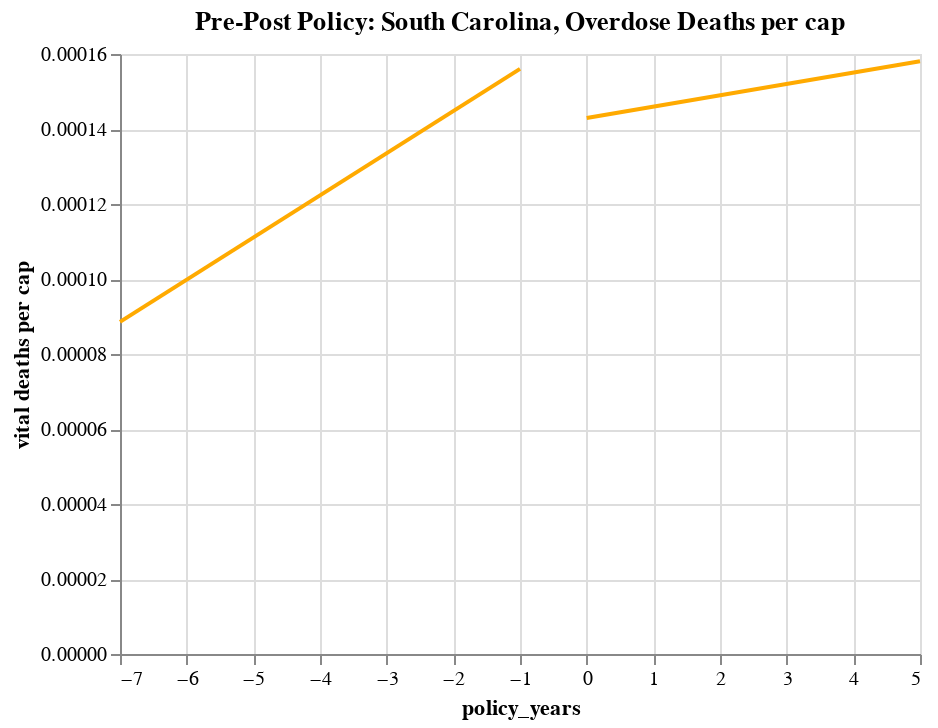

Notebook cell for this chart:
### Code cell
# South Carolina deaths pre/post plot

before=alt.Chart(sc_death_before,title="Pre-Post Policy: South Carolina, Overdose Deaths per cap").encode(x="policy_years", y="vital deaths per cap")
before_line=before.transform_regression("policy_years","vital deaths per cap").mark_line(color="#FFAA00") 
after=alt.Chart(sc_death_after).encode(x="policy_years", y="vital deaths per cap")
after_line=after.transform_regression("policy_years","vital deaths per cap").mark_line(color="#FFAA00")
sc_chart_death=before_line+after_line
sc_chart_death

### Figure 1 — Vega-Lite specification as saved in the notebook (floating-point values rounded to 4 significant figures)
{"config": {"view": {"continuousWidth": 400, "continuousHeight": 300}}, "layer": [{"data": {"name": "data-70672eb029b97066f2c4a066cf59674a"}, "mark": {"type": "line", "color": "#FFAA00"}, "encoding": {"x": {"type": "quantitative", "field": "policy_years"}, "y": {"type": "quantitative", "field": "vital deaths per cap"}}, "title": "Pre-Post Policy: South Carolina, Overdose Deaths per cap", "transform": [{"on": "policy_years", "regression": "vital deaths per cap"}]}, {"data": {"name": "data-23eb90eadfa8725c5b3e8af0a71aeabe"}, "mark": {"type": "line", "color": "#FFAA00"}, "encoding": {"x": {"type": "quantitative", "field": "policy_years"}, "y": {"type": "quantitative", "field": "vital deaths per cap"}}, "transform": [{"on": "policy_years", "regression": "vital deaths per cap"}]}], "$schema": "https://vega.github.io/schema/vega-lite/v4.8.1.json", "datasets": {"data-70672eb029b97066f2c4a066cf59674a": [{"STNAME": "South Carolina", "CTYNAME": "Aiken County", "fips": "45003", "Year": 2003, "Deaths": 10, "vital deaths per cap": 6.812e-05, "treatment": 0, "policy_years": -7}, {"STNAME": "South Carolina", "CTYNAME": "Aiken County", "fips": "45003", "Year": 2004, "Deaths": 16, "vital deaths per cap": 0.0001076, "treatment": 0, "policy_years": -6}, {"STNAME": "South Carolina", "CTYNAME": "Aiken County", "fips": "45003", "Year": 2005, "Deaths": 13, "vital deaths per cap": 8.658e-05, "treatment": 0, "policy_years": -5}, {"STNAME": "South Carolina", "CTYNAME": "Aiken County", "fips": "45003", "Year": 2006, "Deaths": 25, "vital deaths per cap": 0.0001639, "treatment": 0, "policy_years": -4}, {"STNAME": "South Carolina", "CTYNAME": "Aiken County", "fips": "45003", "Year": 2007, "Deaths": 19, "vital deaths per cap": 0.0001227, "treatment": 0, "policy_years": -3}, {"STNAME": "South Carolina", "CTYNAME": "Aiken County", "fips": "45003", "Year": 2008, "Deaths": 18, "vital deaths per cap": 0.0001147, "treatment": 0, "policy_years": -2}, {"STNAME": "South Carolina", "CTYNAME": "Aiken County", "fips": "45003", "Year": 2009, "Deaths": 21, "vital deaths per cap": 0.0001325, "treatment": 0, "policy_years": -1}, {"STNAME": "South Carolina", "CTYNAME": "Anderson County", "fips": "45007", "Year": 2003, "Deaths": 12, "vital deaths per cap": 6.982e-05, "treatment": 0, "policy_years": -7}, {"STNAME": "South Carolina", "CTYNAME": "Anderson County", "fips": "45007", "Year": 2004, "Deaths": 18, "vital deaths per cap": 0.0001037, "treatment": 0, "policy_years": -6}, {"STNAME": "South Carolina", "CTYNAME": "Anderson County", "fips": "45007", "Year": 2005, "Deaths": 19, "vital deaths per cap": 0.0001083, "treatment": 0, "policy_years": -5}, {"STNAME": "South Carolina", "CTYNAME": "Anderson County", "fips": "45007", "Year": 2006, "Deaths": 18, "vital deaths per cap": 0.0001008, "treatment": 0, "policy_years": -4}, {"STNAME": "South Carolina", "CTYNAME": "Anderson County", "fips": "45007", "Year": 2007, "Deaths": 25, "vital deaths per cap": 0.0001377, "treatment": 0, "policy_years": -3}, {"STNAME": "South Carolina", "CTYNAME": "Anderson County", "fips": "45007", "Year": 2008, "Deaths": 29, "vital deaths per cap": 0.0001572, "treatment": 0, "policy_years": -2}, {"STNAME": "South Carolina", "CTYNAME": "Anderson County", "fips": "45007", "Year": 2009, "Deaths": 41, "vital deaths per cap": 0.0002198, "treatment": 0, "policy_years": -1}, {"STNAME": "South Carolina", "CTYNAME": "Berkeley County", "fips": "45015", "Year": 2004, "Deaths": 10, "vital deaths per cap": 6.588e-05, "treatment": 0, "policy_years": -6}, {"STNAME": "South Carolina", "CTYNAME": "Berkeley County", "fips": "45015", "Year": 2005, "Deaths": 13, "vital deaths per cap": 8.47e-05, "treatment": 0, "policy_years": -5}, {"STNAME": "South Carolina", "CTYNAME": "Berkeley County", "fips": "45015", "Year": 2006, "Deaths": 12, "vital deaths per cap": 7.523e-05, "treatment": 0, "policy_years": -4}, {"STNAME": "South Carolina", "CTYNAME": "Berkeley County", "fips": "45015", "Year": 2007, "Deaths": 11, "vital deaths per cap": 6.67e-05, "treatment": 0, "policy_years": -3}, {"STNAME": "South Carolina", "CTYNAME": "Berkeley County", "fips": "45015", "Year": 2008, "Deaths": 15, "vital deaths per cap": 8.767e-05, "treatment": 0, "policy_years": -2}, {"STNAME": "South Carolina", "CTYNAME": "Berkeley County", "fips": "45015", "Year": 2009, "Deaths": 11, "vital deaths per cap": 6.282e-05, "treatment": 0, "policy_years": -1}, {"STNAME": "South Carolina", "CTYNAME": "Charleston County", "fips": "45019", "Year": 2003, "Deaths": 16, "vital deaths per cap": 4.981e-05, "treatment": 0, "policy_years": -7}, {"STNAME": "South Carolina", "CTYNAME": "Charleston County", "fips": "45019", "Year": 2004, "Deaths": 28, "vital deaths per cap": 8.534e-05, "treatment": 0, "policy_years": -6}, {"STNAME": "South Carolina", "CTYNAME": "Charleston County", "fips": "45019", "Year": 2005, "Deaths": 24, "vital deaths per cap": 7.238e-05, "treatment": 0, "policy_years": -5}, {"STNAME": "South Carolina", "CTYNAME": "Charleston County", "fips": "45019", "Year": 2006, "Deaths": 27, "vital deaths per cap": 8.064e-05, "treatment": 0, "policy_years": -4}, {"STNAME": "South Carolina", "CTYNAME": "Charleston County", "fips": "45019", "Year": 2007, "Deaths": 44, "vital deaths per cap": 0.0001305, "treatment": 0, "policy_years": -3}, {"STNAME": "South Carolina", "CTYNAME": "Charleston County", "fips": "45019", "Year": 2008, "Deaths": 41, "vital deaths per cap": 0.0001199, "treatment": 0, "policy_years": -2}, {"STNAME": "South Carolina", "CTYNAME": "Charleston County", "fips": "45019", "Year": 2009, "Deaths": 39, "vital deaths per cap": 0.0001125, "treatment": 0, "policy_years": -1}, {"STNAME": "South Carolina", "CTYNAME": "Dorchester County", "fips": "45035", "Year": 2008, "Deaths": 14, "vital deaths per cap": 0.0001072, "treatment": 0, "policy_years": -2}, {"STNAME": "South Carolina", "CTYNAME": "Florence County", "fips": "45041", "Year": 2006, "Deaths": 16, "vital deaths per cap": 0.0001208, "treatment": 0, "policy_years": -4}, {"STNAME": "South Carolina", "CTYNAME": "Georgetown County", "fips": "45043", "Year": 2007, "Deaths": 14, "vital deaths per cap": 0.0002323, "treatment": 0, "policy_years": -3}, {"STNAME": "South Carolina", "CTYNAME": "Greenville County", "fips": "45045", "Year": 2003, "Deaths": 32, "vital deaths per cap": 8.117e-05, "treatment": 0, "policy_years": -7}, {"STNAME": "South Carolina", "CTYNAME": "Greenville County", "fips": "45045", "Year": 2004, "Deaths": 28, "vital deaths per cap": 7.012e-05, "treatment": 0, "policy_years": -6}, {"STNAME": "South Carolina", "CTYNAME": "Greenville County", "fips": "45045", "Year": 2005, "Deaths": 63, "vital deaths per cap": 0.0001553, "treatment": 0, "policy_years": -5}, {"STNAME": "South Carolina", "CTYNAME": "Greenville County", "fips": "45045", "Year": 2006, "Deaths": 75, "vital deaths per cap": 0.0001803, "treatment": 0, "policy_years": -4}, {"STNAME": "South Carolina", "CTYNAME": "Greenville County", "fips": "45045", "Year": 2007, "Deaths": 79, "vital deaths per cap": 0.0001846, "treatment": 0, "policy_years": -3}, {"STNAME": "South Carolina", "CTYNAME": "Greenville County", "fips": "45045", "Year": 2008, "Deaths": 79, "vital deaths per cap": 0.0001801, "treatment": 0, "policy_years": -2}, {"STNAME": "South Carolina", "CTYNAME": "Greenville County", "fips": "45045", "Year": 2009, "Deaths": 70, "vital deaths per cap": 0.0001567, "treatment": 0, "policy_years": -1}, {"STNAME": "South Carolina", "CTYNAME": "Greenwood County", "fips": "45047", "Year": 2008, "Deaths": 10, "vital deaths per cap": 0.0001452, "treatment": 0, "policy_years": -2}, {"STNAME": "South Carolina", "CTYNAME": "Horry County", "fips": "45051", "Year": 2003, "Deaths": 36, "vital deaths per cap": 0.00017, "treatment": 0, "policy_years": -7}, {"STNAME": "South Carolina", "CTYNAME": "Horry County", "fips": "45051", "Year": 2004, "Deaths": 27, "vital deaths per cap": 0.0001232, "treatment": 0, "policy_years": -6}, {"STNAME": "South Carolina", "CTYNAME": "Horry County", "fips": "45051", "Year": 2005, "Deaths": 28, "vital deaths per cap": 0.0001218, "treatment": 0, "policy_years": -5}, {"STNAME": "South Carolina", "CTYNAME": "Horry County", "fips": "45051", "Year": 2006, "Deaths": 33, "vital deaths per cap": 0.0001363, "treatment": 0, "policy_years": -4}, {"STNAME": "South Carolina", "CTYNAME": "Horry County", "fips": "45051", "Year": 2007, "Deaths": 29, "vital deaths per cap": 0.0001149, "treatment": 0, "policy_years": -3}, {"STNAME": "South Carolina", "CTYNAME": "Horry County", "fips": "45051", "Year": 2008, "Deaths": 35, "vital deaths per cap": 0.0001343, "treatment": 0, "policy_years": -2}, {"STNAME": "South Carolina", "CTYNAME": "Horry County", "fips": "45051", "Year": 2009, "Deaths": 37, "vital deaths per cap": 0.0001393, "treatment": 0, "policy_years": -1}, {"STNAME": "South Carolina", "CTYNAME": "Laurens County", "fips": "45059", "Year": 2005, "Deaths": 13, "vital deaths per cap": 0.0001922, "treatment": 0, "policy_years": -5}, {"STNAME": "South Carolina", "CTYNAME": "Laurens County", "fips": "45059", "Year": 2008, "Deaths": 13, "vital deaths per cap": 0.0001935, "treatment": 0, "policy_years": -2}, {"STNAME": "South Carolina", "CTYNAME": "Lexington County", "fips": "45063", "Year": 2003, "Deaths": 12, "vital deaths per cap": 5.289e-05, "treatment": 0, "policy_years": -7}, {"STNAME": "South Carolina", "CTYNAME": "Lexington County", "fips": "45063", "Year": 2004, "Deaths": 10, "vital deaths per cap": 4.332e-05, "treatment": 0, "policy_years": -6}, {"STNAME": "South Carolina", "CTYNAME": "Lexington County", "fips": "45063", "Year": 2005, "Deaths": 15, "vital deaths per cap": 6.378e-05, "treatment": 0, "policy_years": -5}, {"STNAME": "South Carolina", "CTYNAME": "Lexington County", "fips": "45063", "Year": 2006, "Deaths": 29, "vital deaths per cap": 0.0001202, "treatment": 0, "policy_years": -4}, {"STNAME": "South Carolina", "CTYNAME": "Lexington County", "fips": "45063", "Year": 2007, "Deaths": 26, "vital deaths per cap": 0.0001055, "treatment": 0, "policy_years": -3}, {"STNAME": "South Carolina", "CTYNAME": "Lexington County", "fips": "45063", "Year": 2008, "Deaths": 15, "vital deaths per cap": 5.935e-05, "treatment": 0, "policy_years": -2}, {"STNAME": "South Carolina", "CTYNAME": "Lexington County", "fips": "45063", "Year": 2009, "Deaths": 22, "vital deaths per cap": 8.495e-05, "treatment": 0, "policy_years": -1}, {"STNAME": "South Carolina", "CTYNAME": "Oconee County", "fips": "45073", "Year": 2004, "Deaths": 10, "vital deaths per cap": 0.0001436, "treatment": 0, "policy_years": -6}, {"STNAME": "South Carolina", "CTYNAME": "Oconee County", "fips": "45073", "Year": 2005, "Deaths": 11, "vital deaths per cap": 0.0001558, "treatment": 0, "policy_years": -5}, {"STNAME": "South Carolina", "CTYNAME": "Oconee County", "fips": "45073", "Year": 2006, "Deaths": 14, "vital deaths per cap": 0.0001958, "treatment": 0, "policy_years": -4}, {"STNAME": "South Carolina", "CTYNAME": "Oconee County", "fips": "45073", "Year": 2007, "Deaths": 17, "vital deaths per cap": 0.0002348, "treatment": 0, "policy_years": -3}, {"STNAME": "South Carolina", "CTYNAME": "Oconee County", "fips": "45073", "Year": 2008, "Deaths": 20, "vital deaths per cap": 0.0002736, "treatment": 0, "policy_years": -2}, {"STNAME": "South Carolina", "CTYNAME": "Oconee County", "fips": "45073", "Year": 2009, "Deaths": 15, "vital deaths per cap": 0.0002032, "treatment": 0, "policy_years": -1}, {"STNAME": "South Carolina", "CTYNAME": "Pickens County", "fips": "45077", "Year": 2004, "Deaths": 15, "vital deaths per cap": 0.0001321, "treatment": 0, "policy_years": -6}, {"STNAME": "South Carolina", "CTYNAME": "Pickens County", "fips": "45077", "Year": 2005, "Deaths": 17, "vital deaths per cap": 0.0001487, "treatment": 0, "policy_years": -5}, {"STNAME": "South Carolina", "CTYNAME": "Pickens County", "fips": "45077", "Year": 2006, "Deaths": 25, "vital deaths per cap": 0.0002163, "treatment": 0, "policy_years": -4}, {"STNAME": "South Carolina", "CTYNAME": "Pickens County", "fips": "45077", "Year": 2007, "Deaths": 18, "vital deaths per cap": 0.0001541, "treatment": 0, "policy_years": -3}, {"STNAME": "South Carolina", "CTYNAME": "Pickens County", "fips": "45077", "Year": 2008, "Deaths": 16, "vital deaths per cap": 0.0001352, "treatment": 0, "policy_years": -2}, {"STNAME": "South Carolina", "CTYNAME": "Pickens County", "fips": "45077", "Year": 2009, "Deaths": 30, "vital deaths per cap": 0.0002517, "treatment": 0, "policy_years": -1}, {"STNAME": "South Carolina", "CTYNAME": "Richland County", "fips": "45079", "Year": 2003, "Deaths": 26, "vital deaths per cap": 7.732e-05, "treatment": 0, "policy_years": -7}, {"STNAME": "South Carolina", "CTYNAME": "Richland County", "fips": "45079", "Year": 2004, "Deaths": 14, "vital deaths per cap": 4.049e-05, "treatment": 0, "policy_years": -6}, {"STNAME": "South Carolina", "CTYNAME": "Richland County", "fips": "45079", "Year": 2005, "Deaths": 24, "vital deaths per cap": 6.877e-05, "treatment": 0, "policy_years": -5}, {"STNAME": "South Carolina", "CTYNAME": "Richland County", "fips": "45079", "Year": 2006, "Deaths": 38, "vital deaths per cap": 0.0001064, "treatment": 0, "policy_years": -4}, {"STNAME": "South Carolina", "CTYNAME": "Richland County", "fips": "45079", "Year": 2007, "Deaths": 20, "vital deaths per cap": 5.463e-05, "treatment": 0, "policy_years": -3}, {"STNAME": "South Carolina", "CTYNAME": "Richland County", "fips": "45079", "Year": 2008, "Deaths": 27, "vital deaths per cap": 7.223e-05, "treatment": 0, "policy_years": -2}, {"STNAME": "South Carolina", "CTYNAME": "Richland County", "fips": "45079", "Year": 2009, "Deaths": 30, "vital deaths per cap": 7.89e-05, "treatment": 0, "policy_years": -1}, {"STNAME": "South Carolina", "CTYNAME": "Spartanburg County", "fips": "45083", "Year": 2003, "Deaths": 21, "vital deaths per cap": 8.07e-05, "treatment": 0, "policy_years": -7}, {"STNAME": "South Carolina", "CTYNAME": "Spartanburg County", "fips": "45083", "Year": 2004, "Deaths": 38, "vital deaths per cap": 0.0001451, "treatment": 0, "policy_years": -6}, {"STNAME": "South Carolina", "CTYNAME": "Spartanburg County", "fips": "45083", "Year": 2005, "Deaths": 44, "vital deaths per cap": 0.0001664, "treatment": 0, "policy_years": -5}, {"STNAME": "South Carolina", "CTYNAME": "Spartanburg County", "fips": "45083", "Year": 2006, "Deaths": 55, "vital deaths per cap": 0.0002045, "treatment": 0, "policy_years": -4}, {"STNAME": "South Carolina", "CTYNAME": "Spartanburg County", "fips": "45083", "Year": 2007, "Deaths": 35, "vital deaths per cap": 0.0001276, "treatment": 0, "policy_years": -3}, {"STNAME": "South Carolina", "CTYNAME": "Spartanburg County", "fips": "45083", "Year": 2008, "Deaths": 61, "vital deaths per cap": 0.0002181, "treatment": 0, "policy_years": -2}, {"STNAME": "South Carolina", "CTYNAME": "Spartanburg County", "fips": "45083", "Year": 2009, "Deaths": 69, "vital deaths per cap": 0.0002435, "treatment": 0, "policy_years": -1}, {"STNAME": "South Carolina", "CTYNAME": "York County", "fips": "45091", "Year": 2003, "Deaths": 10, "vital deaths per cap": 5.645e-05, "treatment": 0, "policy_years": -7}, {"STNAME": "South Carolina", "CTYNAME": "York County", "fips": "45091", "Year": 2004, "Deaths": 11, "vital deaths per cap": 6.049e-05, "treatment": 0, "policy_years": -6}, {"STNAME": "South Carolina", "CTYNAME": "York County", "fips": "45091", "Year": 2005, "Deaths": 23, "vital deaths per cap": 0.0001223, "treatment": 0, "policy_years": -5}, {"STNAME": "South Carolina", "CTYNAME": "York County", "fips": "45091", "Year": 2006, "Deaths": 15, "vital deaths per cap": 7.58e-05, "treatment": 0, "policy_years": -4}, {"STNAME": "South Carolina", "CTYNAME": "York County", "fips": "45091", "Year": 2007, "Deaths": 16, "vital deaths per cap": 7.669e-05, "treatment": 0, "policy_years": -3}, {"STNAME": "South Carolina", "CTYNAME": "York County", "fips": "45091", "Year": 2008, "Deaths": 25, "vital deaths per cap": 0.000115, "treatment": 0, "policy_years": -2}, {"STNAME": "South Carolina", "CTYNAME": "York County", "fips": "45091", "Year": 2009, "Deaths": 26, "vital deaths per cap": 0.0001163, "treatment": 0, "policy_years": -1}], "data-23eb90eadfa8725c5b3e8af0a71aeabe": [{"STNAME": "South Carolina", "CTYNAME": "Aiken County", "fips": "45003", "Year": 2010, "Deaths": 25, "vital deaths per cap": 0.0001562, "treatment": 0, "policy_years": 0}, {"STNAME": "South Carolina", "CTYNAME": "Aiken County", "fips": "45003", "Year": 2011, "Deaths": 22, "vital deaths per cap": 0.0001361, "treatment": 0, "policy_years": 1}, {"STNAME": "South Carolina", "CTYNAME": "Aiken County", "fips": "45003", "Year": 2012, "Deaths": 26, "vital deaths per cap": 0.0001596, "treatment": 0, "policy_years": 2}, {"STNAME": "South Carolina", "CTYNAME": "Aiken County", "fips": "45003", "Year": 2013, "Deaths": 27, "vital deaths per cap": 0.0001649, "treatment": 0, "policy_years": 3}, {"STNAME": "South Carolina", "CTYNAME": "Aiken County", "fips": "45003", "Year": 2014, "Deaths": 26, "vital deaths per cap": 0.0001583, "treatment": 0, "policy_years": 4}, {"STNAME": "South Carolina", "CTYNAME": "Aiken County", "fips": "45003", "Year": 2015, "Deaths": 30, "vital deaths per cap": 0.0001811, "treatment": 0, "policy_years": 5}, {"STNAME": "South Carolina", "CTYNAME": "Anderson County", "fips": "45007", "Year": 2010, "Deaths": 33, "vital deaths per cap": 0.0001764, "treatment": 0, "policy_years": 0}, {"STNAME": "South Carolina", "CTYNAME": "Anderson County", "fips": "45007", "Year": 2011, "Deaths": 32, "vital deaths per cap": 0.0001701, "treatment": 0, "policy_years": 1}, {"STNAME": "South Carolina", "CTYNAME": "Anderson County", "fips": "45007", "Year": 2012, "Deaths": 28, "vital deaths per cap": 0.0001483, "treatment": 0, "policy_years": 2}, {"STNAME": "South Carolina", "CTYNAME": "Anderson County", "fips": "45007", "Year": 2013, "Deaths": 36, "vital deaths per cap": 0.0001895, "treatment": 0, "policy_years": 3}, {"STNAME": "South Carolina", "CTYNAME": "Anderson County", "fips": "45007", "Year": 2014, "Deaths": 35, "vital deaths per cap": 0.0001825, "treatment": 0, "policy_years": 4}, {"STNAME": "South Carolina", "CTYNAME": "Anderson County", "fips": "45007", "Year": 2015, "Deaths": 39, "vital deaths per cap": 0.0002013, "treatment": 0, "policy_years": 5}, {"STNAME": "South Carolina", "CTYNAME": "Beaufort County", "fips": "45013", "Year": 2010, "Deaths": 11, "vital deaths per cap": 6.78e-05, "treatment": 0, "policy_years": 0}, {"STNAME": "South Carolina", "CTYNAME": "Beaufort County", "fips": "45013", "Year": 2011, "Deaths": 13, "vital deaths per cap": 7.925e-05, "treatment": 0, "policy_years": 1}, {"STNAME": "South Carolina", "CTYNAME": "Beaufort County", "fips": "45013", "Year": 2013, "Deaths": 11, "vital deaths per cap": 6.434e-05, "treatment": 0, "policy_years": 3}, {"STNAME": "South Carolina", "CTYNAME": "Beaufort County", "fips": "45013", "Year": 2014, "Deaths": 10, "vital deaths per cap": 5.713e-05, "treatment": 0, "policy_years": 4}, {"STNAME": "South Carolina", "CTYNAME": "Berkeley County", "fips": "45015", "Year": 2010, "Deaths": 22, "vital deaths per cap": 0.0001237, "treatment": 0, "policy_years": 0}, {"STNAME": "South Carolina", "CTYNAME": "Berkeley County", "fips": "45015", "Year": 2011, "Deaths": 16, "vital deaths per cap": 8.706e-05, "treatment": 0, "policy_years": 1}, {"STNAME": "South Carolina", "CTYNAME": "Berkeley County", "fips": "45015", "Year": 2012, "Deaths": 19, "vital deaths per cap": 0.0001002, "treatment": 0, "policy_years": 2}, {"STNAME": "South Carolina", "CTYNAME": "Berkeley County", "fips": "45015", "Year": 2013, "Deaths": 25, "vital deaths per cap": 0.0001288, "treatment": 0, "policy_years": 3}, {"STNAME": "South Carolina", "CTYNAME": "Berkeley County", "fips": "45015", "Year": 2014, "Deaths": 23, "vital deaths per cap": 0.000116, "treatment": 0, "policy_years": 4}, {"STNAME": "South Carolina", "CTYNAME": "Berkeley County", "fips": "45015", "Year": 2015, "Deaths": 25, "vital deaths per cap": 0.0001231, "treatment": 0, "policy_years": 5}, {"STNAME": "South Carolina", "CTYNAME": "Charleston County", "fips": "45019", "Year": 2010, "Deaths": 54, "vital deaths per cap": 0.0001542, "treatment": 0, "policy_years": 0}, {"STNAME": "South Carolina", "CTYNAME": "Charleston County", "fips": "45019", "Year": 2011, "Deaths": 42, "vital deaths per cap": 0.0001175, "treatment": 0, "policy_years": 1}, {"STNAME": "South Carolina", "CTYNAME": "Charleston County", "fips": "45019", "Year": 2012, "Deaths": 30, "vital deaths per cap": 8.228e-05, "treatment": 0, "policy_years": 2}, {"STNAME": "South Carolina", "CTYNAME": "Charleston County", "fips": "45019", "Year": 2013, "Deaths": 37, "vital deaths per cap": 9.954e-05, "treatment": 0, "policy_years": 3}, {"STNAME": "South Carolina", "CTYNAME": "Charleston County", "fips": "45019", "Year": 2014, "Deaths": 47, "vital deaths per cap": 0.0001238, "treatment": 0, "policy_years": 4}, {"STNAME": "South Carolina", "CTYNAME": "Charleston County", "fips": "45019", "Year": 2015, "Deaths": 59, "vital deaths per cap": 0.0001516, "treatment": 0, "policy_years": 5}, {"STNAME": "South Carolina", "CTYNAME": "Cherokee County", "fips": "45021", "Year": 2012, "Deaths": 12, "vital deaths per cap": 0.000215, "treatment": 0, "policy_years": 2}, {"STNAME": "South Carolina", "CTYNAME": "Darlington County", "fips": "45031", "Year": 2013, "Deaths": 12, "vital deaths per cap": 0.000177, "treatment": 0, "policy_years": 3}, {"STNAME": "South Carolina", "CTYNAME": "Dorchester County", "fips": "45035", "Year": 2012, "Deaths": 15, "vital deaths per cap": 0.0001052, "treatment": 0, "policy_years": 2}, {"STNAME": "South Carolina", "CTYNAME": "Dorchester County", "fips": "45035", "Year": 2013, "Deaths": 14, "vital deaths per cap": 9.619e-05, "treatment": 0, "policy_years": 3}, {"STNAME": "South Carolina", "CTYNAME": "Dorchester County", "fips": "45035", "Year": 2014, "Deaths": 10, "vital deaths per cap": 6.723e-05, "treatment": 0, "policy_years": 4}, {"STNAME": "South Carolina", "CTYNAME": "Dorchester County", "fips": "45035", "Year": 2015, "Deaths": 27, "vital deaths per cap": 0.0001767, "treatment": 0, "policy_years": 5}, {"STNAME": "South Carolina", "CTYNAME": "Florence County", "fips": "45041", "Year": 2010, "Deaths": 16, "vital deaths per cap": 0.0001169, "treatment": 0, "policy_years": 0}, {"STNAME": "South Carolina", "CTYNAME": "Florence County", "fips": "45041", "Year": 2011, "Deaths": 10, "vital deaths per cap": 7.266e-05, "treatment": 0, "policy_years": 1}, {"STNAME": "South Carolina", "CTYNAME": "Florence County", "fips": "45041", "Year": 2013, "Deaths": 20, "vital deaths per cap": 0.0001447, "treatment": 0, "policy_years": 3}, {"STNAME": "South Carolina", "CTYNAME": "Florence County", "fips": "45041", "Year": 2014, "Deaths": 20, "vital deaths per cap": 0.0001441, "treatment": 0, "policy_years": 4}, {"STNAME": "South Carolina", "CTYNAME": "Florence County", "fips": "45041", "Year": 2015, "Deaths": 15, "vital deaths per cap": 0.0001081, "treatment": 0, "policy_years": 5}, {"STNAME": "South Carolina", "CTYNAME": "Georgetown County", "fips": "45043", "Year": 2014, "Deaths": 10, "vital deaths per cap": 0.0001644, "treatment": 0, "policy_years": 4}, {"STNAME": "South Carolina", "CTYNAME": "Georgetown County", "fips": "45043", "Year": 2015, "Deaths": 10, "vital deaths per cap": 0.0001627, "treatment": 0, "policy_years": 5}, {"STNAME": "South Carolina", "CTYNAME": "Greenville County", "fips": "45045", "Year": 2010, "Deaths": 77, "vital deaths per cap": 0.0001706, "treatment": 0, "policy_years": 0}, {"STNAME": "South Carolina", "CTYNAME": "Greenville County", "fips": "45045", "Year": 2011, "Deaths": 71, "vital deaths per cap": 0.0001547, "treatment": 0, "policy_years": 1}, {"STNAME": "South Carolina", "CTYNAME": "Greenville County", "fips": "45045", "Year": 2012, "Deaths": 73, "vital deaths per cap": 0.0001566, "treatment": 0, "policy_years": 2}, {"STNAME": "South Carolina", "CTYNAME": "Greenville County", "fips": "45045", "Year": 2013, "Deaths": 68, "vital deaths per cap": 0.0001438, "treatment": 0, "policy_years": 3}, {"STNAME": "South Carolina", "CTYNAME": "Greenville County", "fips": "45045", "Year": 2014, "Deaths": 81, "vital deaths per cap": 0.0001682, "treatment": 0, "policy_years": 4}, {"STNAME": "South Carolina", "CTYNAME": "Greenville County", "fips": "45045", "Year": 2015, "Deaths": 100, "vital deaths per cap": 0.0002037, "treatment": 0, "policy_years": 5}, {"STNAME": "South Carolina", "CTYNAME": "Greenwood County", "fips": "45047", "Year": 2014, "Deaths": 10, "vital deaths per cap": 0.0001435, "treatment": 0, "policy_years": 4}, {"STNAME": "South Carolina", "CTYNAME": "Horry County", "fips": "45051", "Year": 2010, "Deaths": 39, "vital deaths per cap": 0.0001448, "treatment": 0, "policy_years": 0}, {"STNAME": "South Carolina", "CTYNAME": "Horry County", "fips": "45051", "Year": 2011, "Deaths": 25, "vital deaths per cap": 9.076e-05, "treatment": 0, "policy_years": 1}, {"STNAME": "South Carolina", "CTYNAME": "Horry County", "fips": "45051", "Year": 2012, "Deaths": 31, "vital deaths per cap": 0.0001102, "treatment": 0, "policy_years": 2}, {"STNAME": "South Carolina", "CTYNAME": "Horry County", "fips": "45051", "Year": 2013, "Deaths": 33, "vital deaths per cap": 0.0001143, "treatment": 0, "policy_years": 3}, {"STNAME": "South Carolina", "CTYNAME": "Horry County", "fips": "45051", "Year": 2014, "Deaths": 55, "vital deaths per cap": 0.0001847, "treatment": 0, "policy_years": 4}, {"STNAME": "South Carolina", "CTYNAME": "Horry County", "fips": "45051", "Year": 2015, "Deaths": 46, "vital deaths per cap": 0.0001489, "treatment": 0, "policy_years": 5}, {"STNAME": "South Carolina", "CTYNAME": "Lancaster County", "fips": "45057", "Year": 2010, "Deaths": 15, "vital deaths per cap": 0.0001957, "treatment": 0, "policy_years": 0}, {"STNAME": "South Carolina", "CTYNAME": "Lancaster County", "fips": "45057", "Year": 2011, "Deaths": 11, "vital deaths per cap": 0.0001413, "treatment": 0, "policy_years": 1}, {"STNAME": "South Carolina", "CTYNAME": "Lancaster County", "fips": "45057", "Year": 2013, "Deaths": 11, "vital deaths per cap": 0.0001364, "treatment": 0, "policy_years": 3}, {"STNAME": "South Carolina", "CTYNAME": "Laurens County", "fips": "45059", "Year": 2010, "Deaths": 12, "vital deaths per cap": 0.0001804, "treatment": 0, "policy_years": 0}, {"STNAME": "South Carolina", "CTYNAME": "Laurens County", "fips": "45059", "Year": 2013, "Deaths": 17, "vital deaths per cap": 0.000257, "treatment": 0, "policy_years": 3}, {"STNAME": "South Carolina", "CTYNAME": "Laurens County", "fips": "45059", "Year": 2015, "Deaths": 10, "vital deaths per cap": 0.0001506, "treatment": 0, "policy_years": 5}, {"STNAME": "South Carolina", "CTYNAME": "Lexington County", "fips": "45063", "Year": 2010, "Deaths": 36, "vital deaths per cap": 0.0001372, "treatment": 0, "policy_years": 0}, {"STNAME": "South Carolina", "CTYNAME": "Lexington County", "fips": "45063", "Year": 2011, "Deaths": 38, "vital deaths per cap": 0.0001427, "treatment": 0, "policy_years": 1}, {"STNAME": "South Carolina", "CTYNAME": "Lexington County", "fips": "45063", "Year": 2012, "Deaths": 31, "vital deaths per cap": 0.0001149, "treatment": 0, "policy_years": 2}, {"STNAME": "South Carolina", "CTYNAME": "Lexington County", "fips": "45063", "Year": 2013, "Deaths": 47, "vital deaths per cap": 0.000172, "treatment": 0, "policy_years": 3}, {"STNAME": "South Carolina", "CTYNAME": "Lexington County", "fips": "45063", "Year": 2014, "Deaths": 47, "vital deaths per cap": 0.0001694, "treatment": 0, "policy_years": 4}, {"STNAME": "South Carolina", "CTYNAME": "Lexington County", "fips": "45063", "Year": 2015, "Deaths": 44, "vital deaths per cap": 0.0001562, "treatment": 0, "policy_years": 5}, {"STNAME": "South Carolina", "CTYNAME": "Oconee County", "fips": "45073", "Year": 2010, "Deaths": 16, "vital deaths per cap": 0.0002154, "treatment": 0, "policy_years": 0}, {"STNAME": "South Carolina", "CTYNAME": "Oconee County", "fips": "45073", "Year": 2011, "Deaths": 21, "vital deaths per cap": 0.0002828, "treatment": 0, "policy_years": 1}, {"STNAME": "South Carolina", "CTYNAME": "Oconee County", "fips": "45073", "Year": 2012, "Deaths": 20, "vital deaths per cap": 0.0002683, "treatment": 0, "policy_years": 2}, {"STNAME": "South Carolina", "CTYNAME": "Oconee County", "fips": "45073", "Year": 2013, "Deaths": 12, "vital deaths per cap": 0.0001601, "treatment": 0, "policy_years": 3}, {"STNAME": "South Carolina", "CTYNAME": "Oconee County", "fips": "45073", "Year": 2014, "Deaths": 20, "vital deaths per cap": 0.0002659, "treatment": 0, "policy_years": 4}, {"STNAME": "South Carolina", "CTYNAME": "Oconee County", "fips": "45073", "Year": 2015, "Deaths": 19, "vital deaths per cap": 0.0002505, "treatment": 0, "policy_years": 5}, {"STNAME": "South Carolina", "CTYNAME": "Pickens County", "fips": "45077", "Year": 2010, "Deaths": 28, "vital deaths per cap": 0.0002349, "treatment": 0, "policy_years": 0}, {"STNAME": "South Carolina", "CTYNAME": "Pickens County", "fips": "45077", "Year": 2011, "Deaths": 26, "vital deaths per cap": 0.0002172, "treatment": 0, "policy_years": 1}, {"STNAME": "South Carolina", "CTYNAME": "Pickens County", "fips": "45077", "Year": 2012, "Deaths": 32, "vital deaths per cap": 0.0002671, "treatment": 0, "policy_years": 2}, {"STNAME": "South Carolina", "CTYNAME": "Pickens County", "fips": "45077", "Year": 2013, "Deaths": 30, "vital deaths per cap": 0.0002516, "treatment": 0, "policy_years": 3}, {"STNAME": "South Carolina", "CTYNAME": "Pickens County", "fips": "45077", "Year": 2014, "Deaths": 33, "vital deaths per cap": 0.0002738, "treatment": 0, "policy_years": 4}, {"STNAME": "South Carolina", "CTYNAME": "Pickens County", "fips": "45077", "Year": 2015, "Deaths": 29, "vital deaths per cap": 0.0002387, "treatment": 0, "policy_years": 5}, {"STNAME": "South Carolina", "CTYNAME": "Richland County", "fips": "45079", "Year": 2010, "Deaths": 45, "vital deaths per cap": 0.000117, "treatment": 0, "policy_years": 0}, {"STNAME": "South Carolina", "CTYNAME": "Richland County", "fips": "45079", "Year": 2011, "Deaths": 36, "vital deaths per cap": 9.249e-05, "treatment": 0, "policy_years": 1}, {"STNAME": "South Carolina", "CTYNAME": "Richland County", "fips": "45079", "Year": 2012, "Deaths": 32, "vital deaths per cap": 8.142e-05, "treatment": 0, "policy_years": 2}, {"STNAME": "South Carolina", "CTYNAME": "Richland County", "fips": "45079", "Year": 2013, "Deaths": 26, "vital deaths per cap": 6.553e-05, "treatment": 0, "policy_years": 3}, {"STNAME": "South Carolina", "CTYNAME": "Richland County", "fips": "45079", "Year": 2014, "Deaths": 48, "vital deaths per cap": 0.0001199, "treatment": 0, "policy_years": 4}, {"STNAME": "South Carolina", "CTYNAME": "Richland County", "fips": "45079", "Year": 2015, "Deaths": 35, "vital deaths per cap": 8.621e-05, "treatment": 0, "policy_years": 5}, {"STNAME": "South Carolina", "CTYNAME": "Spartanburg County", "fips": "45083", "Year": 2010, "Deaths": 46, "vital deaths per cap": 0.0001618, "treatment": 0, "policy_years": 0}, {"STNAME": "South Carolina", "CTYNAME": "Spartanburg County", "fips": "45083", "Year": 2011, "Deaths": 58, "vital deaths per cap": 0.0002027, "treatment": 0, "policy_years": 1}, {"STNAME": "South Carolina", "CTYNAME": "Spartanburg County", "fips": "45083", "Year": 2012, "Deaths": 29, "vital deaths per cap": 0.0001006, "treatment": 0, "policy_years": 2}, {"STNAME": "South Carolina", "CTYNAME": "Spartanburg County", "fips": "45083", "Year": 2013, "Deaths": 35, "vital deaths per cap": 0.0001205, "treatment": 0, "policy_years": 3}, {"STNAME": "South Carolina", "CTYNAME": "Spartanburg County", "fips": "45083", "Year": 2014, "Deaths": 42, "vital deaths per cap": 0.0001434, "treatment": 0, "policy_years": 4}, {"STNAME": "South Carolina", "CTYNAME": "Spartanburg County", "fips": "45083", "Year": 2015, "Deaths": 51, "vital deaths per cap": 0.000172, "treatment": 0, "policy_years": 5}, {"STNAME": "South Carolina", "CTYNAME": "York County", "fips": "45091", "Year": 2010, "Deaths": 24, "vital deaths per cap": 0.0001062, "treatment": 0, "policy_years": 0}, {"STNAME": "South Carolina", "CTYNAME": "York County", "fips": "45091", "Year": 2011, "Deaths": 22, "vital deaths per cap": 9.562e-05, "treatment": 0, "policy_years": 1}, {"STNAME": "South Carolina", "CTYNAME": "York County", "fips": "45091", "Year": 2012, "Deaths": 28, "vital deaths per cap": 0.0001196, "treatment": 0, "policy_years": 2}, {"STNAME": "South Carolina", "CTYNAME": "York County", "fips": "45091", "Year": 2013, "Deaths": 31, "vital deaths per cap": 0.0001299, "treatment": 0, "policy_years": 3}, {"STNAME": "South Carolina", "CTYNAME": "York County", "fips": "45091", "Year": 2014, "Deaths": 32, "vital deaths per cap": 0.0001309, "treatment": 0, "policy_years": 4}, {"STNAME": "South Carolina", "CTYNAME": "York County", "fips": "45091", "Year": 2015, "Deaths": 38, "vital deaths per cap": 0.0001517, "treatment": 0, "policy_years": 5}]}}
